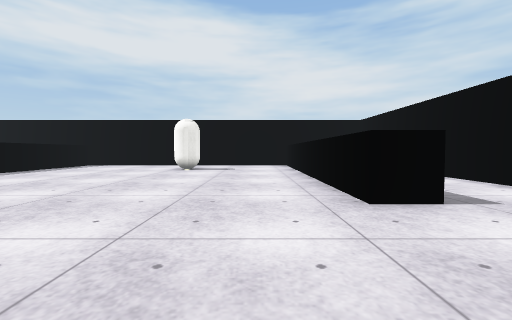
view 1 (above)

14 first-person views from a walk through a 3-D level made in the Unity game engine. The camera is 0.72 m above the floor, tilts 2° down and sees 90° across. The floor is counted in squares, 1 m on a side. Each view is taken from the middle of a square. On the plan, view 1 faces up. The plan holds only what a view shows up to about 9 squares ahead; the rest is blank. The place goes on beyond the plan. The player is left out. Surface patterns are stand-ins for the level's own textures.

view 2
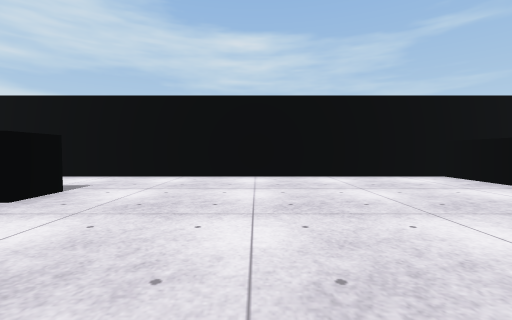

view 3
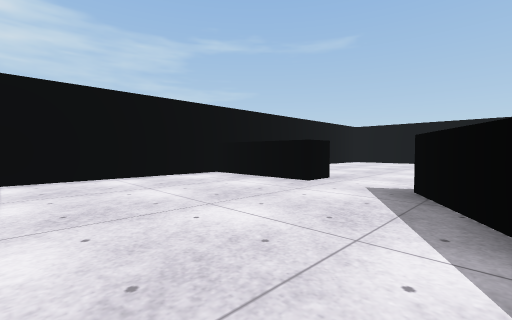

view 4
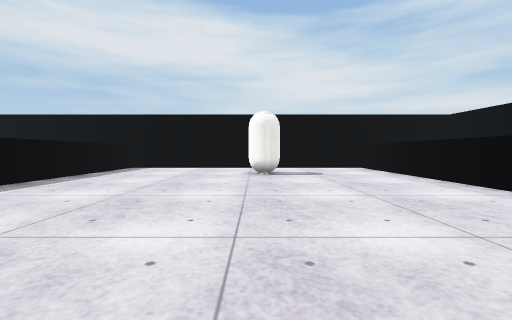

view 5
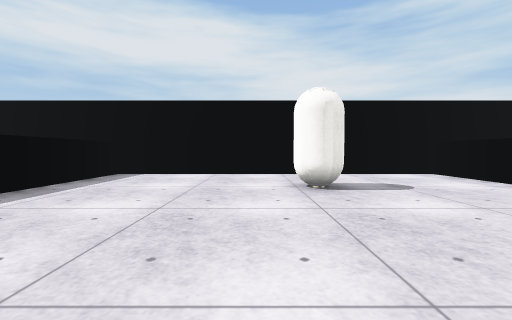

view 6
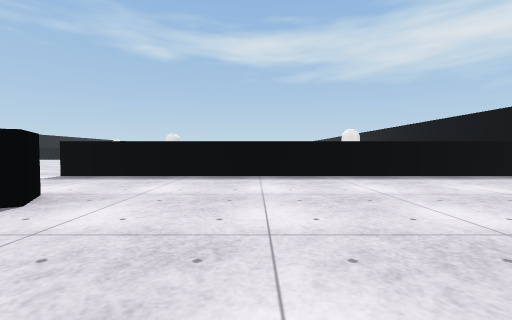

view 7
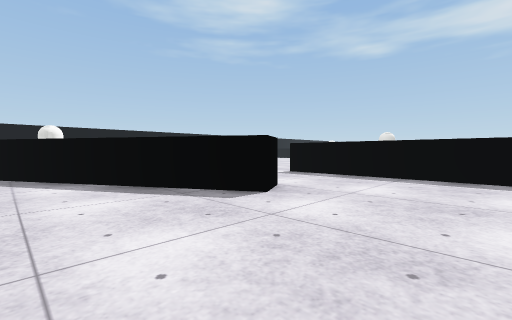

view 8
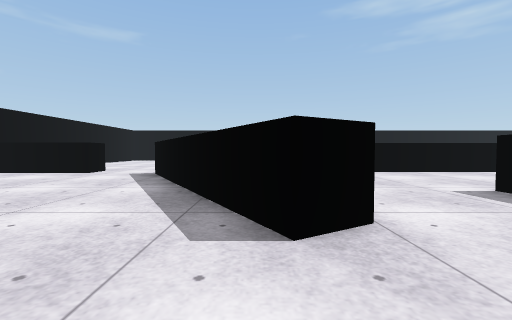

view 9
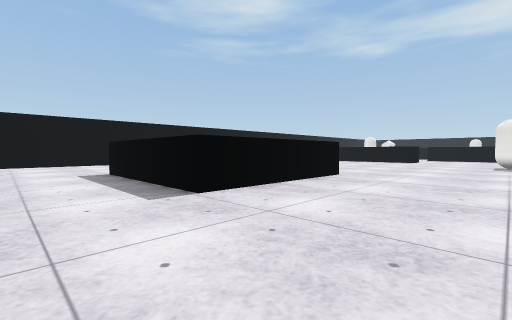

view 10
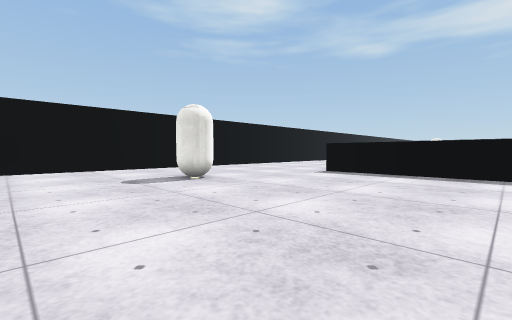

view 11
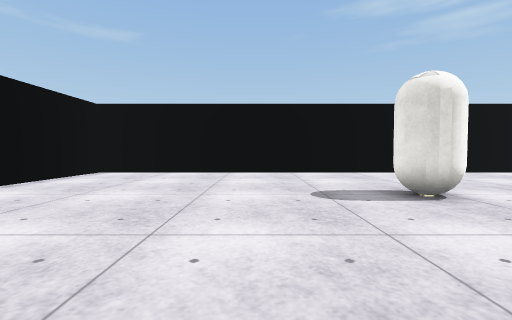

view 12
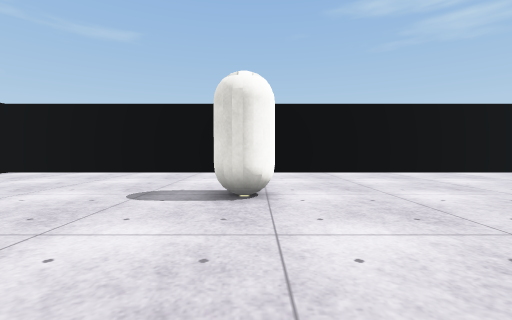

view 13
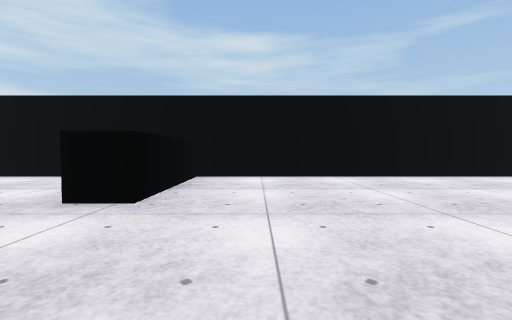

view 14
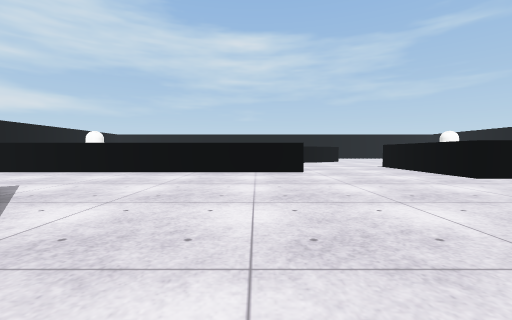

### Floor plan
Points are (right, up) in squares from view 1. A wall is a line through its corners. A room is listed if a view was taken in it or the views show most of it. See-through windows are left out.
Room 1 (views 1, 2, 3, 4, 5, 6, 7, 8, 10)
walls: (1.5, 5.4) (1.5, 13) (-8.3, 13) (-8.3, -0.6); (-3, -1.2) (-0.8, -5.1); (1.5, -6.4) (1.5, -5.3) (5.3, -5.3) (5.3, 7.2)
ways out: opening at (-7, -1) to room 2; opening at (0.5, -6.5) to room 2
objects: white capsule (-3, 10)
Room 2 (views 9, 11, 12, 13, 14)
walls: (-12.4, -6.8) (-12.4, -5.8) (-8, -5.8); (-10.3, -1.6) (-10.3, 8.8); (-7.4, -5.9) (-7.4, -10.8); (-8.3, -0.6) (-8.3, -1.6); (-11.6, -16.5) (5.3, -16.5) (5.3, -6.3) (3.4, -6.3)
ways out: opening at (-7, -1) to room 1; opening at (0.5, -6.5) to room 1
objects: white capsule (-3, -12)

Positions as (right, up) in squares from view 1, and headings:
1: (0, 0), facing up
2: (-2, 0), facing right
3: (-2, 0), facing down-right
4: (-3, 2), facing up
5: (-4, 5), facing up
6: (-1, 4), facing left
7: (-1, 4), facing down-left
8: (-4, 3), facing down
9: (-5, -2), facing down-left
10: (1, -6), facing down-left
11: (0, -8), facing down
12: (-3, -8), facing down
13: (-2, -8), facing right
14: (-19, 0), facing right
